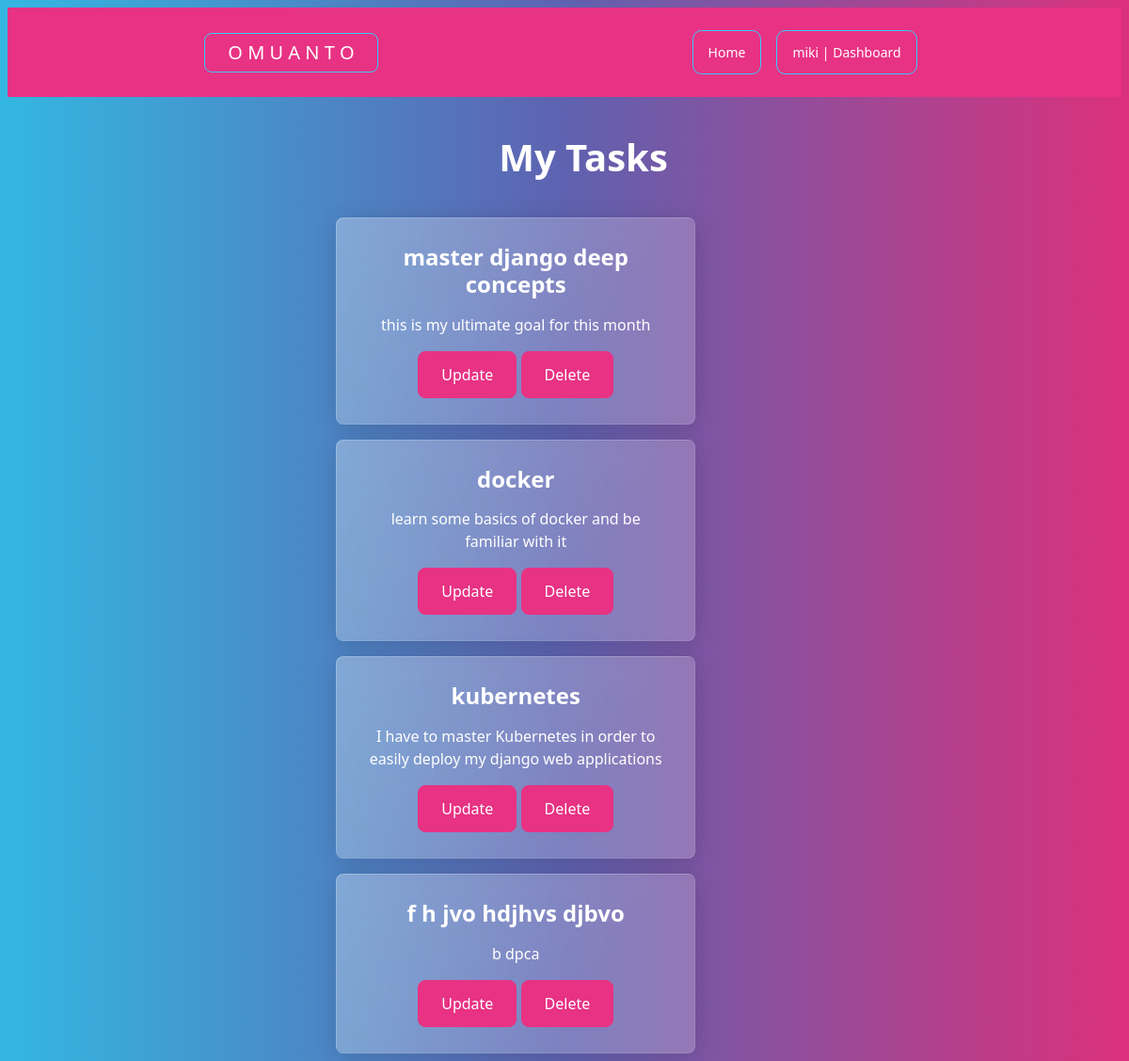
The page /viewtask/ (signed in) on the database as committed earlier.
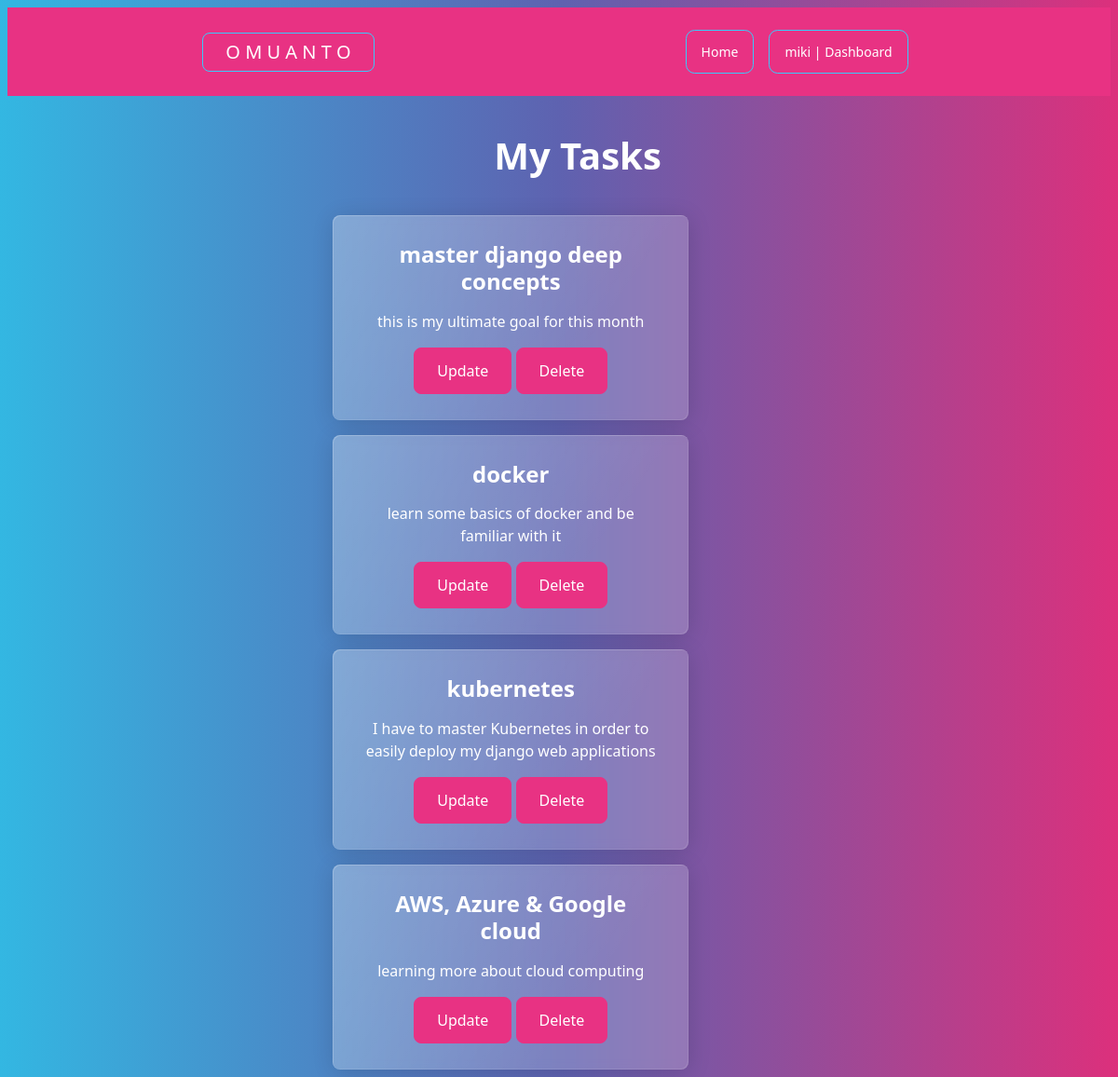
The same page on the database as committed later.
### mainapp/models.py (models this page shows, shortened)
class Task(models.Model):
    title = models.CharField(max_length=100, null=True)
    content = models.CharField(max_length=1000, null=True, blank=True)
    date_posted = models.TimeField(auto_now=True, null=True)
    user = models.ForeignKey(User, max_length=10, on_delete=models.CASCADE, null=True)

### mainapp/views.py (the view)
# urls.py: path("viewtask/", views.viewtask, name="viewtask"),
@login_required(login_url='login')
def viewtask(request):
    curr_user = request.user.id
    task = Task.objects.all().filter(user=curr_user)
    context = {'task': task}
    return render(request, 'profile/viewtask.html', context = context)

### templates/profile/viewtask.html (shortened to what this page needs)
{% extends 'base.html' %}
{% load static %}
{% block content %}
<!DOCTYPE html>
<html lang="en">
<head>
    <link rel="stylesheet" href="{% static 'css/style.css' %} ">
</head>
<body>
    <div class="container-fluid mx-auto row col-8">
        <div class="row">
            <h1 class="text-center m-3"> My Tasks </h1>
            {% for tsk in task %}
                <div class="mx-auto col-8">
                    <div class="col-sm-10">
                        <div class="card m-1 row">
                            <div class="card-body">
                                <h4 class="card-title">{{ tsk.title }}</h4>
                                    <p class="card-text">{{ tsk.content }}</p>
                                <a href="{% url 'updatetask' tsk.id %} " class="btn btn-primary">Update</a>
                                <a href="{% url 'deletetask' tsk.id %} " class="btn btn-primary">Delete</a>
                            </div>
                        </div>
                    </div>
                </div>
            {% endfor %}
        </div>
    </div>
</body>
</html>
{% endblock %}

### templates/base.html (shortened to what this page needs)
{% load static %}
<!DOCTYPE html>
<html lang="en">
<head>
    <link rel="stylesheet" href="https://bootswatch.com/5/quartz/bootstrap.min.css">
    <link rel="stylesheet" href="{% static 'css/style.css' %}"
    <link href="https://cdn.jsdelivr.net/npm/bootstrap@5.3.0-alpha1/dist/css/bootstrap.min.css" rel="stylesheet">
</head>
<body>
    <nav class="navbar m-1 navbar-expand-lg navbar-dark bg-primary justify-content-center">
        <div class="container-fluid mx-auto col-8">
                {% if user.is_authenticated %}
                <a class="navbar-brand btn btn-outline-info" href="{% url 'home' %}">O M U A N T O</a>
                {% else %}
                <a class="navbar-brand  btn btn-outline-info" href="{% url 'login' %}">O M U A N T O</a>
                {% endif %}
          <div class="collapse navbar-collapse" id="navbarSupportedContent">
            <ul class="navbar-nav ms-auto mb-2 mb-lg-0">
              <li class="nav-item m-1 btn btn-outline-info btn-sm">
                <a class="nav-link active" aria-current="page" href="{% url 'home' %}">Home</a>
              </li>
              <li class="nav-item m-1 btn btn-outline-info btn-sm">
                {% if user.is_authenticated %}
                    <a class="nav-link active" href="{% url 'dashboard'%}">{{ user.username }} | Dashboard</a>
                {% else %}
                    <a class="nav-link  active" href="{% url 'register'%}">Register </a>
              {% endif %}
              </li>
            </ul>
          </div>
        </div>
      </nav>
{% block content %}
{% endblock %}
</body>
</html>

### static/css/style.css (style rules this page uses)
body { color: white; justify-content: center; text-align: center; }
a { text-decoration: none; }
h1, h2 { margin-top: 40px; }

Rows that differ between the two databases and show on the page:
removed Task: title "f h jvo hdjhvs djbvo", content "b dpca"
added Task: title "AWS, Azure & Google cloud", content "learning more about cloud computing"
